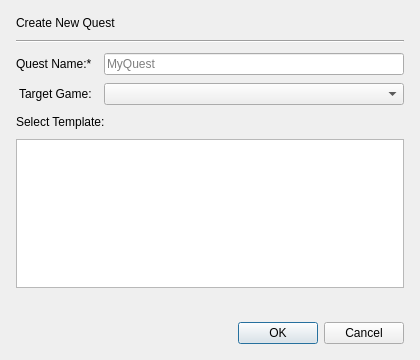
<?xml version="1.0" encoding="UTF-8"?>
<ui version="4.0">
 <class>NewQuestDialog</class>
 <widget class="QDialog" name="NewQuestDialog">
  <property name="geometry">
   <rect>
    <x>0</x>
    <y>0</y>
    <width>420</width>
    <height>360</height>
   </rect>
  </property>
  <property name="minimumSize">
   <size>
    <width>380</width>
    <height>320</height>
   </size>
  </property>
  <property name="windowTitle">
   <string>New Quest</string>
  </property>
  <property name="modal">
   <bool>true</bool>
  </property>
  <layout class="QVBoxLayout" name="verticalLayout">
   <property name="spacing">
    <number>10</number>
   </property>
   <property name="leftMargin">
    <number>16</number>
   </property>
   <property name="topMargin">
    <number>16</number>
   </property>
   <property name="rightMargin">
    <number>16</number>
   </property>
   <property name="bottomMargin">
    <number>16</number>
   </property>
   <item>
    <widget class="QLabel" name="titleLabel">
     <property name="text">
      <string>Create New Quest</string>
     </property>
    </widget>
   </item>
   <item>
    <widget class="QFrame" name="separator">
     <property name="frameShape">
      <enum>QFrame::HLine</enum>
     </property>
     <property name="frameShadow">
      <enum>QFrame::Sunken</enum>
     </property>
    </widget>
   </item>
   <item>
    <layout class="QFormLayout" name="formLayout">
     <property name="horizontalSpacing">
      <number>12</number>
     </property>
     <property name="verticalSpacing">
      <number>8</number>
     </property>
     <property name="labelAlignment">
      <set>Qt::AlignRight|Qt::AlignVCenter</set>
     </property>
     <item row="0" column="0">
      <widget class="QLabel" name="nameLabel">
       <property name="text">
        <string>Quest Name:*</string>
       </property>
      </widget>
     </item>
     <item row="0" column="1">
      <widget class="QLineEdit" name="name_input">
       <property name="placeholderText">
        <string>MyQuest</string>
       </property>
      </widget>
     </item>
     <item row="1" column="0">
      <widget class="QLabel" name="gameLabel">
       <property name="text">
        <string>Target Game:</string>
       </property>
      </widget>
     </item>
     <item row="1" column="1">
      <widget class="QComboBox" name="game_combo"/>
     </item>
    </layout>
   </item>
   <item>
    <widget class="QLabel" name="templateLabel">
     <property name="text">
      <string>Select Template:</string>
     </property>
    </widget>
   </item>
   <item>
    <widget class="QListWidget" name="template_list">
     <property name="maximumHeight">
      <number>120</number>
     </property>
    </widget>
   </item>
   <item>
    <widget class="QLabel" name="descLabel">
     <property name="text">
      <string/>
     </property>
     <property name="wordWrap">
      <bool>true</bool>
     </property>
    </widget>
   </item>
   <item>
    <spacer name="verticalSpacer">
     <property name="orientation">
      <enum>Qt::Vertical</enum>
     </property>
     <property name="sizeHint" stdset="0">
      <size>
       <width>20</width>
       <height>10</height>
      </size>
     </property>
    </spacer>
   </item>
   <item>
    <widget class="QDialogButtonBox" name="buttonBox">
     <property name="orientation">
      <enum>Qt::Horizontal</enum>
     </property>
     <property name="standardButtons">
      <set>QDialogButtonBox::Cancel|QDialogButtonBox::Ok</set>
     </property>
    </widget>
   </item>
  </layout>
 </widget>
 <resources/>
 <connections>
  <connection>
   <sender>buttonBox</sender>
   <signal>accepted()</signal>
   <receiver>NewQuestDialog</receiver>
   <slot>accept()</slot>
   <hints>
    <hint type="sourcelabel">
     <x>248</x>
     <y>360</y>
    </hint>
    <hint type="destinationlabel">
     <x>157</x>
     <y>274</y>
    </hint>
   </hints>
  </connection>
  <connection>
   <sender>buttonBox</sender>
   <signal>rejected()</signal>
   <receiver>NewQuestDialog</receiver>
   <slot>reject()</slot>
   <hints>
    <hint type="sourcelabel">
     <x>316</x>
     <y>360</y>
    </hint>
    <hint type="destinationlabel">
     <x>286</x>
     <y>274</y>
    </hint>
   </hints>
  </connection>
 </connections>
</ui>
